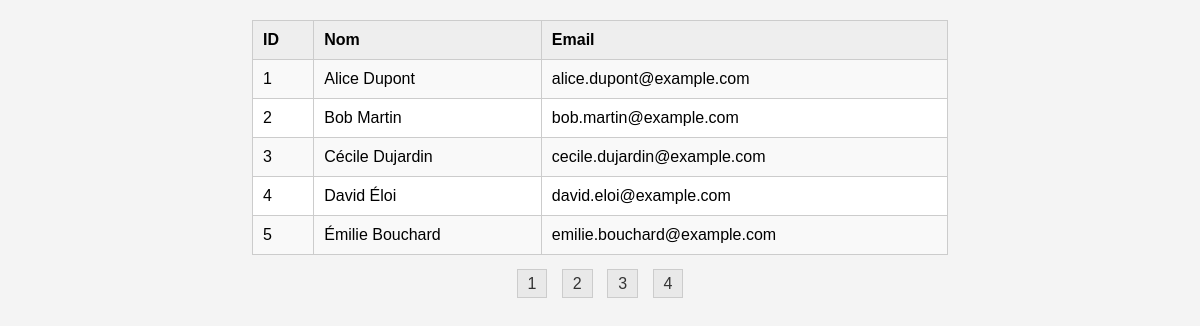
Screenshot of /exo8/index.php with the database file from the repository.
### tables this page shows
CREATE TABLE IF NOT EXISTS users (
    id INT AUTO_INCREMENT PRIMARY KEY,
    nom VARCHAR(100) NOT NULL,
    email VARCHAR(100) NOT NULL
);

### exo8/index.php (the view, shortened to what this page needs)
<!DOCTYPE html>
<html lang="fr">
<head>
    <link rel="stylesheet" href="style.css">
</head>
<body>
<?php
$host = "localhost";
$username = "root";
$password = "";
$dbname = "exo8";
$conn = new mysqli($host, $username, $password, $dbname);
$utilisateursParPage = 5;
$page = isset($_GET['page']) ? (int)$_GET['page'] : 1;
$start = ($page - 1) * $utilisateursParPage;
$result = $conn->query("SELECT COUNT(id) AS total FROM users");
$row = $result->fetch_assoc();
$totalUtilisateurs = $row['total'];
$totalPages = ceil($totalUtilisateurs / $utilisateursParPage);
$sql = "SELECT id, nom, email FROM users LIMIT $start, $utilisateursParPage";
$result = $conn->query($sql);
if ($result->num_rows > 0) {
    echo "<table><tr><th>ID</th><th>Nom</th><th>Email</th></tr>";
    while($row = $result->fetch_assoc()) {
        echo "<tr><td>" . $row["id"] . "</td><td>" . $row["nom"] . "</td><td>" . $row["email"] . "</td></tr>";
    }
    echo "</table>";
    for ($i = 1; $i <= $totalPages; $i++) {
        echo "<a href='?page=$i'>$i</a> ";
    }
} else {
    echo "0 résultats";
}
?>
</body>
</html>

### exo8/style.css (style rules this page uses)
body { font-family: 'Arial', sans-serif; background-color: #f4f4f4; margin: 20px; text-align: center; }
table { width: 60%; margin: 20px auto; border-collapse: collapse; background-color: #fff; }
th, td { padding: 10px; border: 1px solid #ccc; text-align: left; }
th { background-color: #eee; }
tr:nth-child(even) { background-color: #f9f9f9; }
a { margin: 5px; padding: 5px 10px; border: 1px solid #ccc; background-color: #e9e9e9; color: #333; text-decoration: none; }

### rows the page displays
users: id "1", nom "Alice Dupont", email "alice.dupont@example.com"
users: id "2", nom "Bob Martin", email "bob.martin@example.com"
users: id "3", nom "Cécile Dujardin", email "cecile.dujardin@example.com"
users: id "4", nom "David Éloi", email "david.eloi@example.com"
users: id "5", nom "Émilie Bouchard", email "emilie.bouchard@example.com"
